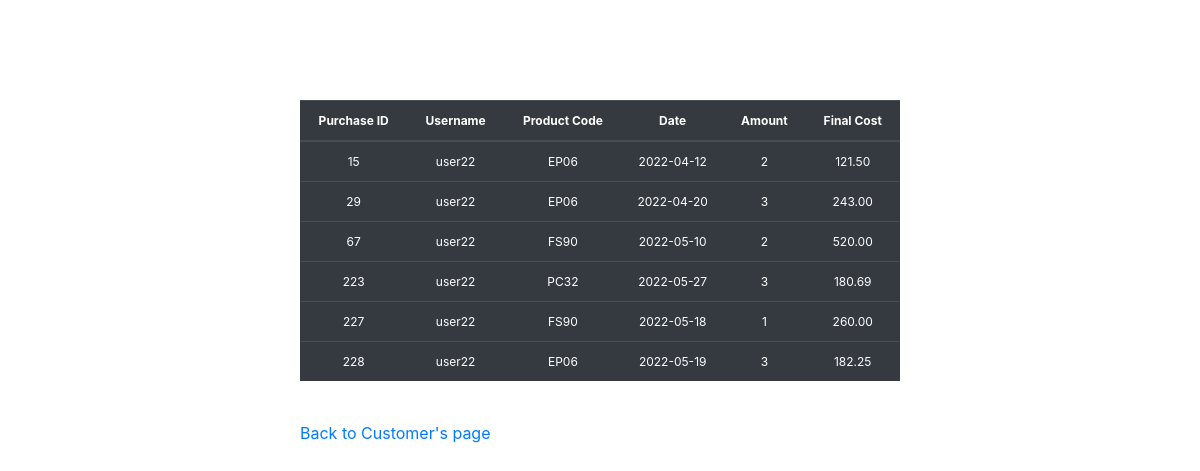
/Markup_Language/finalVersion/insertNewPurchase.php (signed in), run on the app's committed database.
### tables this page shows
CREATE TABLE `purchase` (
  `id_Purchase` int(50) NOT NULL,
  `cust_Username` varchar(50) NOT NULL,
  `prod_ID` varchar(50) NOT NULL,
  `Date` date NOT NULL,
  `Amount` int(50) NOT NULL,
  `Final_Cost` double(10,2) NOT NULL
);

### Markup_Language/finalVersion/insertNewPurchase.php (the view, shortened to what this page needs)
<html>
<head>
    <link rel="stylesheet" href="https://cdn.jsdelivr.net/npm/bootstrap@4.6.1/dist/css/bootstrap.min.css">
</head>
<body style='margin:auto;width:600px;margin-top:100px;'>
    <div>
        <?php
        $username00 = $_SESSION['usuario'];
        $link = connectDataBase();
        $kontsulta = mysqli_query($link, "select * from purchase where cust_Username = '$username00'");
        ?>
        <table class="table table-dark" style="text-align:center; font-size:12px">
            <thead style="vertical-align:left">
                <Tr style="text-align:center; font-size:12px">
                    <th>&nbsp;Purchase ID&nbsp;</th>
                    <th>&nbsp;Username&nbsp;</th>
                    <th>&nbsp;Product Code&nbsp;</th>
                    <th>&nbsp;Date&nbsp;</th>
                    <th>&nbsp;Amount&nbsp;</th>
                    <th>&nbsp;Final Cost&nbsp;</th>
                </Tr>
                <?php
                while ($erregistroa = mysqli_fetch_array($kontsulta)) {
                    printf("<tr>
                        <td>%d</td>
                        <td>%s</td>
                        <td>%s</td>
                        <td>%s</td>
                        <td>%d</td>
                        <td>%.2f</td>
                    </tr>", $erregistroa[0], $erregistroa[1], $erregistroa[2], $erregistroa[3], $erregistroa[4], $erregistroa[5]);
                }
                ?>
            </thead>
        </table>
    </div>
    <br />
    <a href="webCustomersFinal.php">Back to Customer's page</a>
</body>
</html>

### data on the page
purchase: id_Purchase "15", cust_Username "user22", prod_ID "EP06", Date "2022-04-12", Amount "2", Final_Cost "121.50"
purchase: id_Purchase "29", cust_Username "user22", prod_ID "EP06", Date "2022-04-20", Amount "3", Final_Cost "243.00"
purchase: id_Purchase "67", cust_Username "user22", prod_ID "FS90", Date "2022-05-10", Amount "2", Final_Cost "520.00"
purchase: id_Purchase "223", cust_Username "user22", prod_ID "PC32", Date "2022-05-27", Amount "3", Final_Cost "180.69"
purchase: id_Purchase "227", cust_Username "user22", prod_ID "FS90", Date "2022-05-18", Amount "1", Final_Cost "260.00"
purchase: id_Purchase "228", cust_Username "user22", prod_ID "EP06", Date "2022-05-19", Amount "3", Final_Cost "182.25"
